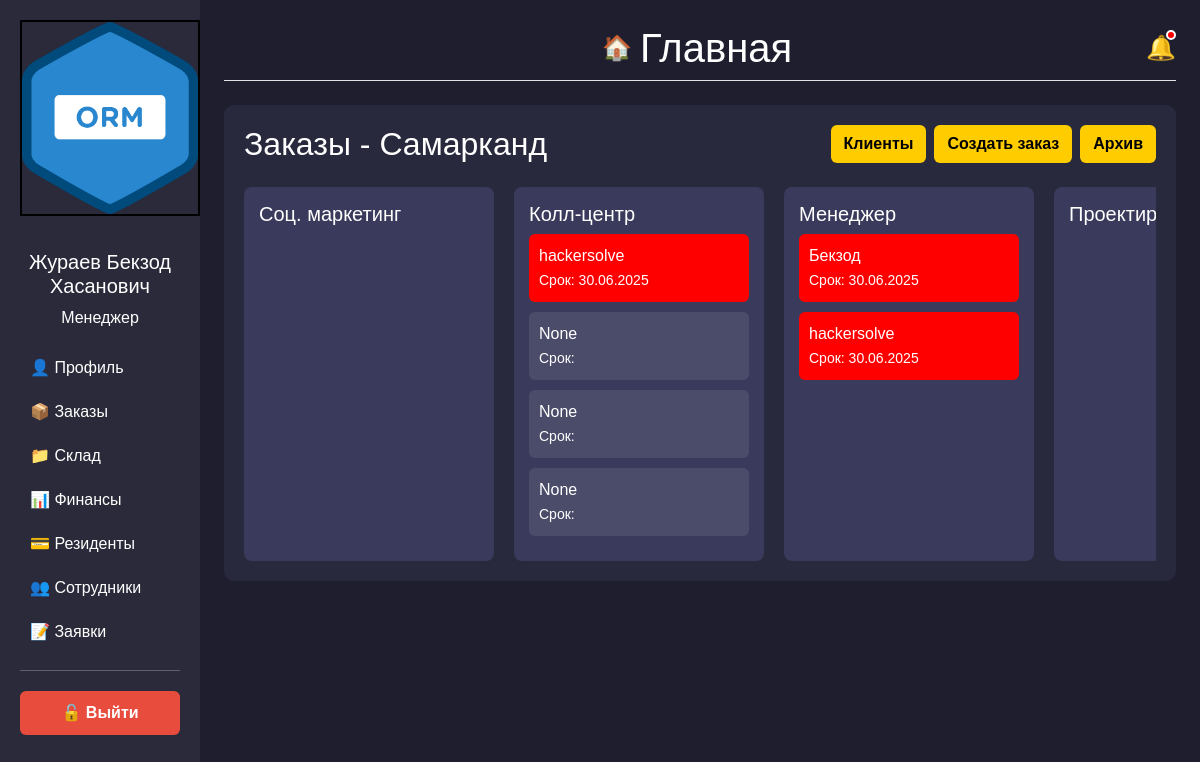
Before: /dashboard/ (signed in) with the older database file.
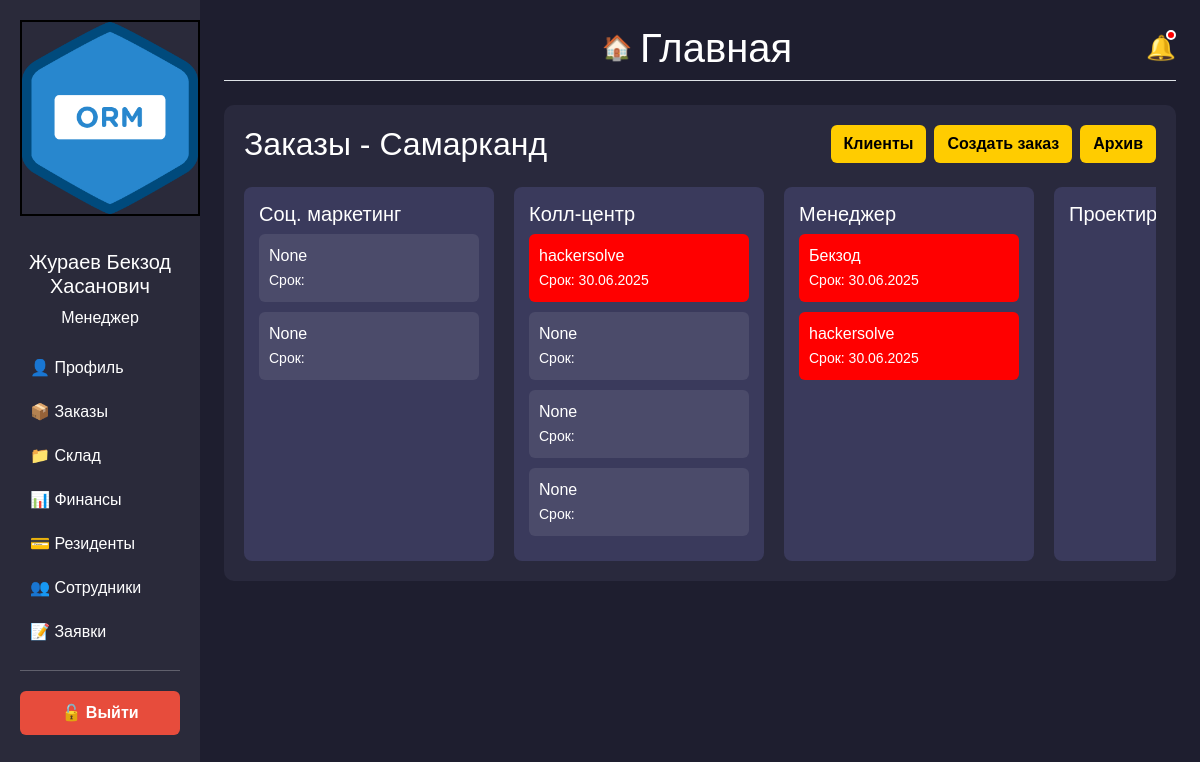
After: the same page with the newer database file.
### backend/models.py (models this page shows)
class Orders(models.Model):
    Stage_CHOICES = [
        ("marketing", "Соц. маркетинг"),
        ("call_center", "Колл-центр"),
        ("manager", "Менеджер"),
        ("design", "Проектирование"),
        ("technologist", "Технолог"),
        ("manager_2", "Менеджер_2"),
        ("accounting", "Бухгалтерия"),
        ("warehouse", "Склад"),
        ("manufacturing", "Производство"),
        ("assembly_stage", "Сборка"),
        ("accounting_2", "Бухгалтерия_2"),
        ("delivery", "Доставка"),
        ("installation", "Установка"),
        ("quality_control", "Контроль качества"),
        ("finished", "Завершён"),
        ("archive", "Архив"),
        ("failed", "fail")
    ]
    Stage_pod_CHOICES = [
        ("rezka", "Резка"),
        ("svarka", "Сварка"),
        ("fill", "Покраска"),
        ("print", "Печать"),
    ]
    vstrecha_choice = [
        ("viezd", "Выезд"),
        ("priezd", "Приезд"),
    ]
    client=models.ForeignKey(Clients, on_delete=models.CASCADE, related_name='clients_order',null=True)
    order_name=models.CharField(max_length=100,null=True)
    vstrecha=models.CharField(max_length=20, choices=vstrecha_choice,null=True)
    order_sum=models.DecimalField(max_digits=10, decimal_places=2,default=0)
    order_predoplata=models.DecimalField(max_digits=10, decimal_places=2,default=0)
    description=models.TextField()
    description_design = models.TextField()
    check_design=models.BooleanField(default=False)
    catigories = models.CharField(max_length=50)
    razmer=models.CharField(max_length=50)
    latitude = models.FloatField(blank=True, null=True, default=0)
    longitude = models.FloatField(blank=True, null=True, default=0)
    tz=models.FileField(blank=True, upload_to='pictures/')
    design=models.FileField(blank=True, upload_to='pictures/')
    stage = models.CharField(max_length=20, choices=Stage_CHOICES,default='marketing')
    add_order=models.DateField(null=True)
    complete_order=models.DateField(null=True)
    rezka=models.BooleanField(default=False)
    svarka=models.BooleanField(default=False)
    fill=models.BooleanField(default=False)
    print=models.BooleanField(default=False)
    stage_pod=models.CharField(max_length=20, choices=Stage_pod_CHOICES,default="rezka")
    payment_data=models.DateField(null=True)
    complete_date=models.DateField(null=True)
    fail=models.CharField(max_length=255,null=True)

class Clients(models.Model):
    Social_CHOICES = [
        ("social", "Социальные сети"),
        ("cold_calls", "Холодные звонки"),
        ("word_of_mouth", "Сарафанное радио"),
    ]
    CLIENT_TYPE_CHOICES = [
        ('INDIVIDUAL', 'Физическое лицо'),
        ('LEGAL_ENTITY', 'Юридическое лицо'),
    ]
    social = models.CharField(max_length=20, choices=Social_CHOICES)
    client_type = models.CharField(
        max_length=20,
        choices=CLIENT_TYPE_CHOICES,
    )
    phone = PhoneNumberField()
    created_at = models.DateField(auto_now_add=True,null=True)
    name = models.CharField(max_length=200, null=True, blank=True, default=None)
    lastname = models.CharField(max_length=200, null=True, blank=True, default=None)
    middle_name = models.CharField(max_length=200, null=True, blank=True, default=None)
    adress = models.CharField(max_length=200, null=True, blank=True, default=None)
    company_name=models.CharField(max_length=200, null=True, blank=True, default=None)
    inn = models.CharField(max_length=12,null=True, blank=True, default=None)
    account=models.IntegerField(blank=True,null=True,default=None)
    mfo = models.IntegerField(blank=True, null=True, default=None)
    def __str__(self):
        return self.name or self.company_name

### backend/views.py (the view, shortened to what this page needs)
# urls.py: path('dashboard/',views.Dashboard.as_view(),name='dashboard'),
class Dashboard(LoginRequiredMixin,TemplateView):
   login_url = reverse_lazy('login')
   template_name = 'dashboard.html'
   def get_context_data(self, *, object_list=None, **kwargs):
      context = super().get_context_data(**kwargs)
      search = self.request.GET.get('search')
      stages = [
         "marketing",
         "call_center",
         "manager",
         "design",
         "technologist",
         "manager_2",
         "accounting",
         "warehouse",
         "manufacturing",
         "assembly_stage",
         "accounting_2",
         "delivery",
         "installation",
         "quality_control",
         "finished",
      ]
      for stage in stages:
         queryset = Orders.objects.filter(stage=stage).prefetch_related('consumables').annotate(today=Value(now().date()))
         if search:
            queryset = queryset.filter(client__icontains=search)
         context[stage] = queryset
      context['rezka'] = [o for o in context['manufacturing'] if o.stage_pod == 'rezka']
      context['svarka'] = [o for o in context['manufacturing'] if o.stage_pod == 'svarka']
      context['fill'] = [o for o in context['manufacturing'] if o.stage_pod == 'fill']
      context['print'] = [o for o in context['manufacturing'] if o.stage_pod == 'print']
      return context

### backend/templates/dashboard.html
{% if request.user.profile.approve %}
{% if request.user.profile.position == "admin" or request.user.profile.position == "manager" %}
    {% include 'admin.html' %}
{% elif request.user.profile.position == 'designer' %}
    {% include 'designer.html' %}
{% elif request.user.profile.position == 'technologist' %}
 {% include 'technolog.html' %}
{% elif request.user.profile.position == 'chief' %}
 {% include 'chief.html' %}
{% elif request.user.profile.position == 'installer' %}
 {% include 'dostavka.html' %}
{% elif request.user.profile.position == 'supplier' %}
 <script>
        window.location.href = "{% url 'warehouse' %}";
    </script>
{% endif %}
{% else %}
{% include 'waiting.html' %}
{% endif %}

### backend/templates/admin.html (shortened to what the changed rows need)
{% load static %}
<!DOCTYPE html>
<html lang="ru">
<head>
    <link href="https://cdn.jsdelivr.net/npm/bootstrap@5.3.0/dist/css/bootstrap.min.css" rel="stylesheet">
    <link href="https://cdnjs.cloudflare.com/ajax/libs/font-awesome/6.4.2/css/all.min.css" rel="stylesheet">
</head>
<body>
    <div class="container-fluid">
        <div class="row">
            <main class="col-md-10 p-4">
             <div class="d-flex justify-content-between align-items-center border-bottom pb-2 mb-4">
    <div class="d-flex align-items-center">
        <h1 class="mb-0">Главная</h1>
    </div>
</div>
                <div class="main-content">
                   <div class="header-section d-flex justify-content-between align-items-center">
    <h2 class="mb-0">Заказы - Самарканд</h2>
</div>
                    <div class="kanban mt-4">
                        <div class="kanban-column"  data-stage="marketing" ondrop="drop(event)" ondragover="allowDrop(event)">
                            <h5>Соц. маркетинг</h5>
                            {% for item in marketing %}
                             {% if item.today >= item.complete_order %}
                              <div class="kanban-item"  style="background-color: red;" id="order{{item.pk}}" data-pk="{{ item.id }}" draggable="true"   onclick="window.location.href='{% url 'order_detail' item.pk %}'" ondragstart="drag(event)">{{item.client}}<br><small>Срок: {{item.complete_order|date:"d.m.Y"}}</small></div>
                            {% else %}
                              <div class="kanban-item" id="order{{item.pk}}" data-pk="{{ item.id }}" draggable="true"   onclick="window.location.href='{% url 'order_detail' item.pk %}'" ondragstart="drag(event)">{{item.client}}<br><small>Срок: {{item.complete_order|date:"d.m.Y"}}</small></div>
                             {% endif %}
                             {% endfor %}
                        </div>
                        <div class="kanban-column"  data-stage="call_center" ondrop="drop(event)" ondragover="allowDrop(event)">
                            <h5>Колл-центр</h5>
                            {% for item in call_center %}
                             {% if item.today >= item.complete_order %}
                              <div class="kanban-item"  style="background-color: red;" id="order{{item.pk}}" data-pk="{{ item.id }}" draggable="true"   onclick="window.location.href='{% url 'order_detail' item.pk %}'" ondragstart="drag(event)">{{item.client}}<br><small>Срок: {{item.complete_order|date:"d.m.Y"}}</small></div>
                            {% else %}
                              <div class="kanban-item" id="order{{item.pk}}" data-pk="{{ item.id }}" draggable="true"   onclick="window.location.href='{% url 'order_detail' item.pk %}'" ondragstart="drag(event)">{{item.client}}<br><small>Срок: {{item.complete_order|date:"d.m.Y"}}</small></div>
                             {% endif %}
                             {% endfor %}
                        </div>
                         <div class="kanban-column"  data-stage="manager" ondrop="drop(event)" ondragover="allowDrop(event)">
                            <h5>Менеджер</h5>
                            {% for item in manager %}
                             {% if item.today >= item.complete_order %}
                              <div class="kanban-item"  style="background-color: red;" id="order{{item.pk}}" data-pk="{{ item.id }}" draggable="true"   onclick="window.location.href='{% url 'order_detail' item.pk %}'" ondragstart="drag(event)">{{item.client}}<br><small>Срок: {{item.complete_order|date:"d.m.Y"}}</small></div>
                            {% else %}
                              <div class="kanban-item" id="order{{item.pk}}" data-pk="{{ item.id }}" draggable="true"   onclick="window.location.href='{% url 'order_detail' item.pk %}'" ondragstart="drag(event)">{{item.client}}<br><small>Срок: {{item.complete_order|date:"d.m.Y"}}</small></div>
                             {% endif %}
                             {% endfor %}
                        </div>
                    </div>
                </div>
            </main>
        </div>
    </div>
</body>
</html>

Changed rows visible on the page:
added Orders: client "None", shown under "Соц. маркетинг"
added Orders: client "None", shown under "Соц. маркетинг"
